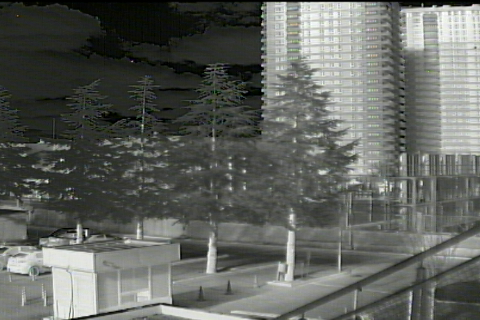
#> input picture sol.png, 480 x 320 px
$ python match_patche2s.py
#> lines starting #> are read from the running program, lines starting #| are printed output that depends on the picture; after the words box and inside, x2 and y2 are one past the last pixel; in counts of white or black regions, pixels touching at a corner belong together
import cv2
import numpy as np
from skimage.util.shape import view_as_blocks
import argparse

def get_keypoints_descriptors(img_left, img_right, block_size=(48,20), descriptor_type='SIFT'):

    # Detect and compute SIFT features only on the blocks.
    # To do this, provide a mask to detectAndCompute() that only contains the block.
    # The mask is a binary image of the same size as the original image.
    # The mask is 0 everywhere except in the block, where it is 255.

#> called with img_left = 'sol.png', img_right = 'orta.png', block_size = (48, 20), descriptor_type = 'SIFT'
    img_left = cv2.imread(img_left, cv2.IMREAD_GRAYSCALE)
#> img_left: shape (320, 480); min 0, max 255, mean 97.3
    img_right = cv2.imread(img_right, cv2.IMREAD_GRAYSCALE)
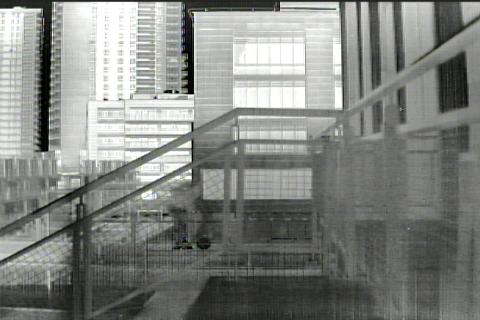
#> input picture orta.png, 480 x 320 px
#> img_right: shape (320, 480); min 0, max 255, mean 130.7

    # Enhance contrast using CLAHE
    clahe = cv2.createCLAHE(clipLimit=2.0, tileGridSize=(8,8))
    img_left = clahe.apply(img_left)
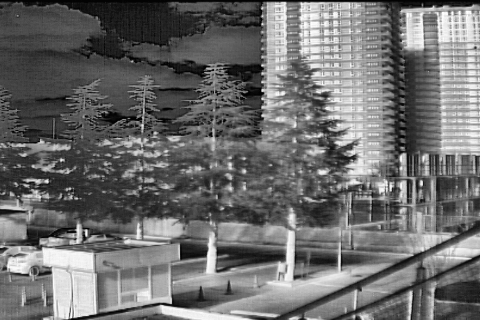
#> img_left: shape (320, 480); min 0, max 255, mean 108.9
    img_right = clahe.apply(img_right)
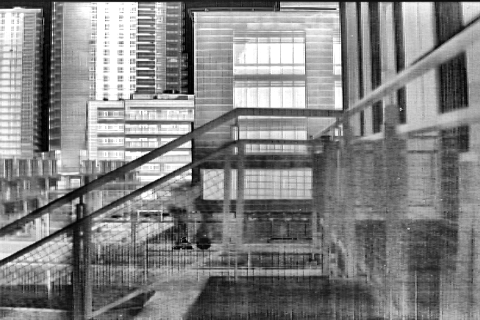
#> img_right: shape (320, 480); min 1, max 255, mean 131.5

    left_blur = cv2.GaussianBlur(img_left, (3,3), 0)
    right_blur = cv2.GaussianBlur(img_right, (3,3), 0)
    img_left = cv2.addWeighted(img_left, 1.2, left_blur, -0.2, 0)
    img_right = cv2.addWeighted(img_right, 1.2, right_blur, -0.2, 0)

    # Upscale using Lanczos interpolation
    img_left = cv2.resize(img_left, None, fx=2, fy=2, interpolation=cv2.INTER_LANCZOS4)
#> img_left: shape (640, 960)
    img_right = cv2.resize(img_right, None, fx=2, fy=2, interpolation=cv2.INTER_LANCZOS4)
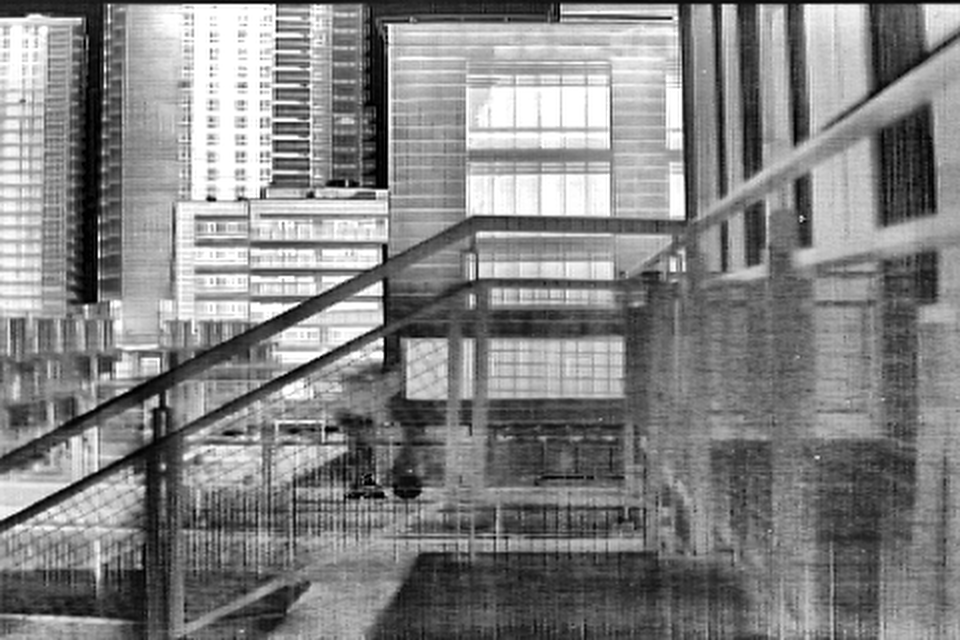
#> img_right: shape (640, 960); min 0, max 255, mean 131.4

    block_x, block_y = block_size
    left_kps = ()
    right_kps = ()
    matches = ()
    left_descs, right_descs = None, None
    # Create a numpy array to store the descriptors. Make sure we can concatenate descriptors of length 128
    #left_descs = np.empty((0, 128), dtype=np.float32)
    #right_descs = np.empty((0, 128), dtype=np.float32)
    if descriptor_type == 'SIFT':
        sift = cv2.SIFT_create(nfeatures=1000, contrastThreshold=0.01, edgeThreshold=6, sigma=1.2)
    elif descriptor_type == 'SURF':
        sift = cv2.xfeatures2d.SURF_create(hessianThreshold=1000, nOctaves=4, nOctaveLayers=3, extended=True, upright=False)
    elif descriptor_type == 'ORB':
        sift = cv2.ORB_create(nfeatures=1000, scaleFactor=1.2, nlevels=8, edgeThreshold=6, firstLevel=0, WTA_K=2, scoreType=cv2.ORB_FAST_SCORE, patchSize=31, fastThreshold=20)
    else:
        raise Exception('Unknown descriptor type')
    # Loop over the blocks, and for each block, set the corresponding region in the mask to 255
    for i in range(img_left.shape[0] // block_y):
        mask_left = np.zeros(img_left.shape, dtype=np.uint8)
        mask_left[i*block_y:(i+1)*block_y, -block_x:] = 255

        mask_right = np.zeros(img_right.shape, dtype=np.uint8)
        mask_right[i*block_y:(i+1)*block_y, :block_x] = 255

        # Detect and compute SIFT features in the block
        kp_left, desc_left = sift.detectAndCompute(img_left, mask_left)
        kp_right, desc_right = sift.detectAndCompute(img_right, mask_right)

        # Add the keypoints and descriptors to the lists
        left_kps += kp_left
        right_kps += kp_right

        # concatenate the descriptors if they are not empty (None)
        if desc_left is not None:
            if left_descs is None:
                left_descs = desc_left
            else:
                left_descs = np.concatenate((left_descs, desc_left), axis=0)
        if desc_right is not None:
            if right_descs is None:
                right_descs = desc_right
            else:
                right_descs = np.concatenate((right_descs, desc_right), axis=0)

        # Match the features
        if desc_left is not None and desc_right is not None:
            bf = cv2.BFMatcher(normType=cv2.NORM_HAMMING, crossCheck=True)
            matches_block = bf.match(desc_left, desc_right)
        # Add the matches to the list
        matches += matches_block
#> this loop made 1 pass
#> (left_kps, right_kps) on pass 1: (2 keypoints; (x, y, size): (947, 13, 5.8), (941, 10, 4.4), 2 keypoints; (x, y, size): (22, 15, 4.2), (34, 11, 4.2))
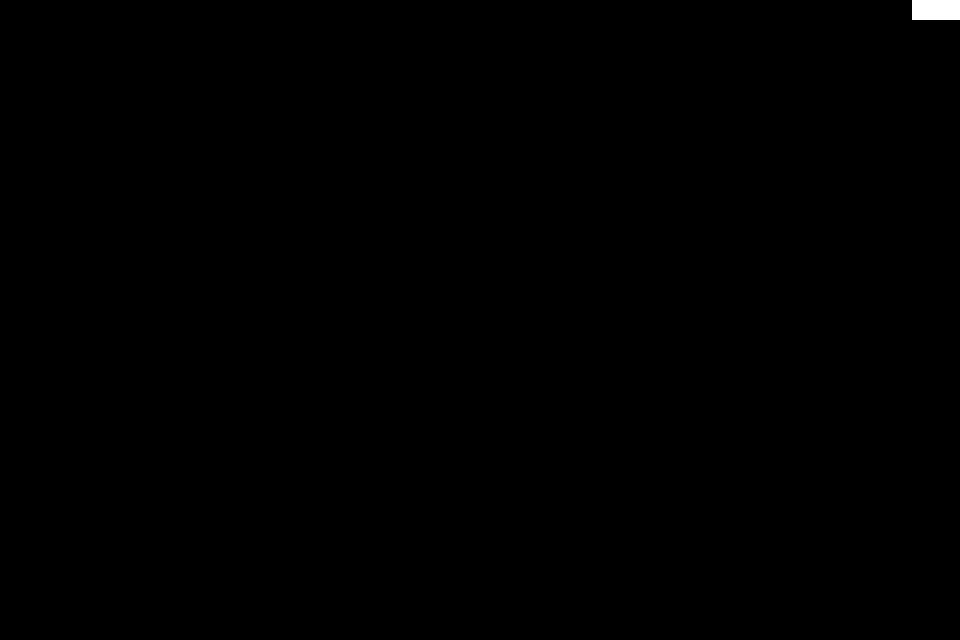
#> mask_left: shape (640, 960); 0.16% white; 1 white region, box (x1, y1, x2, y2) and area: (912, 0, 960, 20) 960
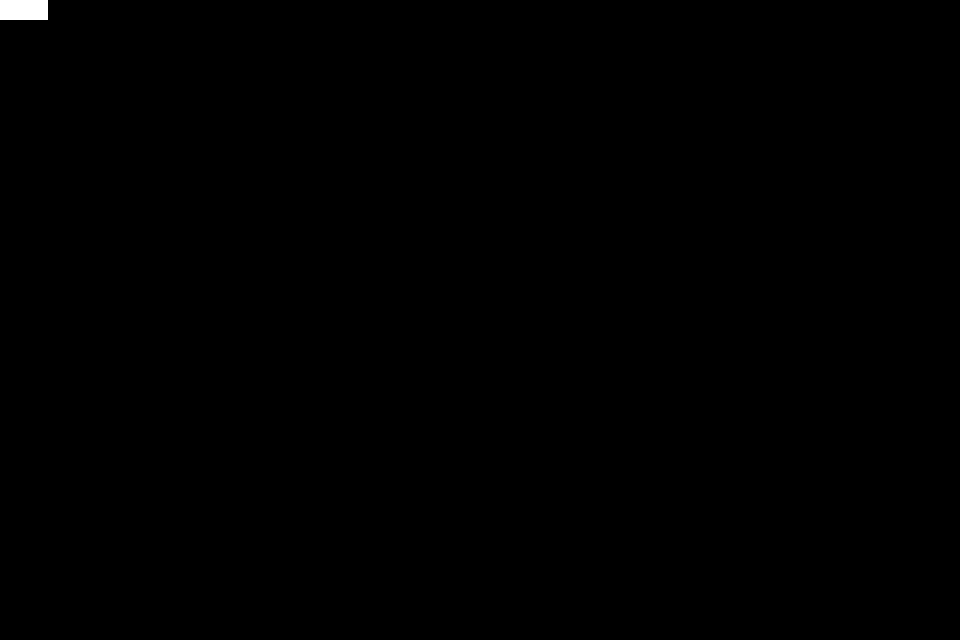
#> mask_right: shape (640, 960); 0.16% white; 1 white region, box (x1, y1, x2, y2) and area: (0, 0, 48, 20) 960
#> after the loop, matches = ()

        # [7 lines of commented-out code are left out]
    matches = sorted(matches, key=lambda x: x.distance)

    # img3 = cv2.drawMatches(img_left, left_kps, img_right, right_kps, matches, None)
    # cv2.imshow('matches', img3)
    # cv2.waitKey()

    # Estimate the fundamental matrix between the two images

    # Get the keypoints from the matches
    left_pts = np.float32([left_kps[m.queryIdx].pt for m in matches]).reshape(-1, 1, 2)
    right_pts = np.float32([right_kps[m.trainIdx].pt for m in matches]).reshape(-1, 1, 2)

    # Estimate the essential matrix
    E, mask = cv2.findEssentialMat(right_pts, left_pts, focal=1.0, pp=(0., 0.), method=cv2.RANSAC, prob=0.999, threshold=1.0)
    F, mask = cv2.findFundamentalMat(left_pts, right_pts, method=cv2.RANSAC, ransacReprojThreshold=1.0)

    # Recover the pose from the essential matrix
    points, R, t, mask = cv2.recoverPose(E, left_pts, right_pts, focal=1.0, pp=(0., 0.))

    # Get the rotation matrix from the rotation vector
    R = cv2.Rodrigues(R)[0]

    # Get the camera projection matrices
    P1 = np.array([[1., 0., 0., 0.],
                     [0., 1., 0., 0.],
                        [0., 0., 1., 0.]])
    P2 = np.hstack((R, t))

    # Triangulate the points
    points_4d = cv2.triangulatePoints(P1, P2, left_pts, right_pts)

    # Convert the points to 3D
    points_3d = points_4d[:3, :] / points_4d[3, :]
    points_3d = points_3d.T


if __name__ == '__main__':
    parser = argparse.ArgumentParser()
    parser.add_argument('--image_left', type=str, default='sol.png', help='Left image')
    parser.add_argument('--image_right', type=str, default='orta.png', help='Right image')
    parser.add_argument('--descriptor_type', type=str, default='SIFT', help='Descriptor type (SIFT, SURF, ORB)')
    parser.add_argument('--block_size', default='48x20', help='Block size (width x height)')
    args = parser.parse_args()

    # block size is a tuple of (width, height)
    block_size = args.block_size.split('x')
    block_size = (int(block_size[0]), int(block_size[1]))


#> (the run stopped early here; a loop or call above may not have finished)
